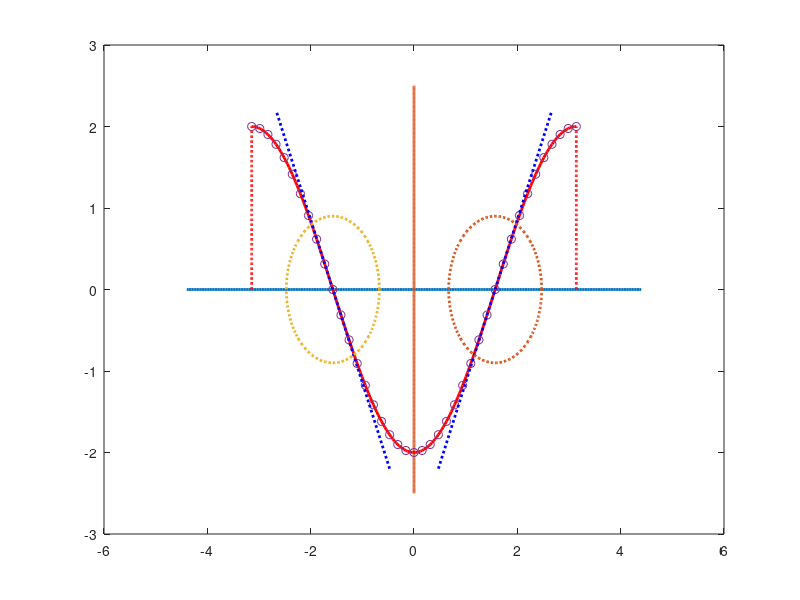

The MATLAB source for this figure: (Note: this script raises an error after producing the figure.)
% to plot the spectrum of the tight binding model 
clear all; close all; clc; 

x1 = (-1.4:0.01:1.4)*pi;
y1 = zeros(1, length(x1));

y2 = -2.5:0.01:2.5;
x2 = zeros(1, length(y2));

x3 = pi*(-1:0.01:1);
y3 = -2 * cos(x3);

x4 = pi*(-1:0.05:1);
y4 = -2*cos(x4);

y5 = 0:0.01:2;
x5 = -pi*ones(1, length(y5));

y6 = 0:0.01:2;
x6 = pi*ones(1, length(y5));

x7 = pi/2*(0.3:0.01:1.7);
y7 = 2*(x7-pi/2);

x8 = -pi/2*(0.3:0.01:1.7);
y8 = -2*(x8+pi/2);

h1 = figure;
plot (x1, y1, 'linewidth', 2)
hold on 
plot (x2, y2, 'linewidth', 2)
plot (x3, y3, 'linewidth', 2, 'color', 'r')
plot(x4, y4, 'o')

plot (x5, y5, ':', 'linewidth', 2, 'color', 'r')
plot (x6, y6,':', 'linewidth', 2, 'color', 'r')

plot (x7, y7,':', 'linewidth', 2, 'color', 'b')
plot (x8, y8,':', 'linewidth', 2, 'color', 'b')

r= 0.9;
plot(pi/2+r*cos(pi*(0:0.01:2)) , r*sin(pi*(0:0.01:2)), ':', 'linewidth', 2)
plot(-pi/2+r*cos(pi*(0:0.01:2)) , r*sin(pi*(0:0.01:2)), ':', 'linewidth', 2)

arrow([-1.4*pi 0],[pi*1.4 0],'width',1.5,'TipAngle',24,'BaseAngle',30,'FaceColor','b','EdgeColor','b')
arrow([0,-2.5],[ 0,2.5 ],'width',1.5,'TipAngle',24,'BaseAngle',30,'FaceColor','b','EdgeColor','b')

text(-1.1*pi ,-0.35 ,'$- \pi $','fontsize',22,'Interpreter','latex')
text(0.95 *pi ,-0.35 ,'$  \pi $','fontsize',22,'Interpreter','latex')
text(1.3*pi ,-0.5 ,'$ q $','fontsize',22,'Interpreter','latex')
text(0.1*pi ,2.3, '$ \varepsilon $','fontsize',24,'Interpreter','latex')
text(0.5*pi ,-0.35 ,'$ q_i $','fontsize',22,'Interpreter','latex')
text(-0.70*pi ,-0.35 ,'$ -q_i $','fontsize',22,'Interpreter','latex')
% text(0.1*pi ,2 ,'$ 2 $','fontsize',22,'Interpreter','latex')

axis off 
% axis equal 

str = strcat('plot.eps');
print(h1,'-depsc',str)